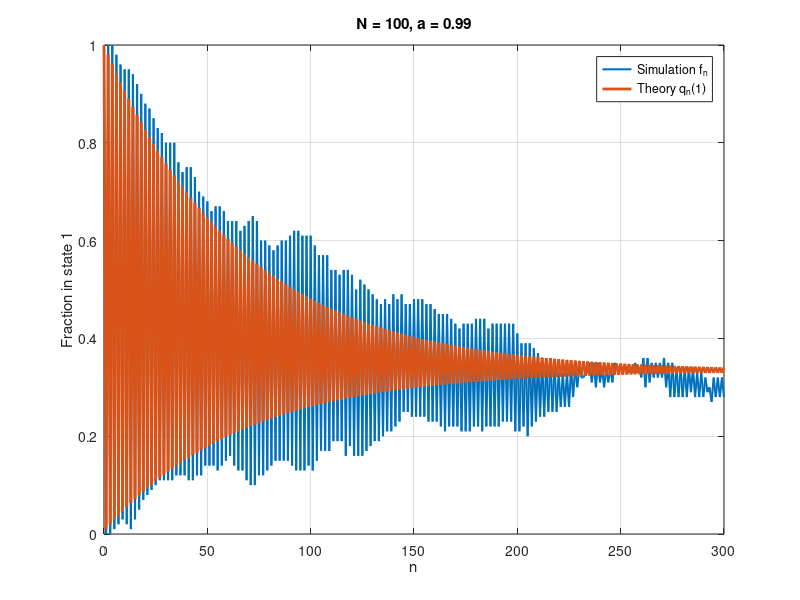
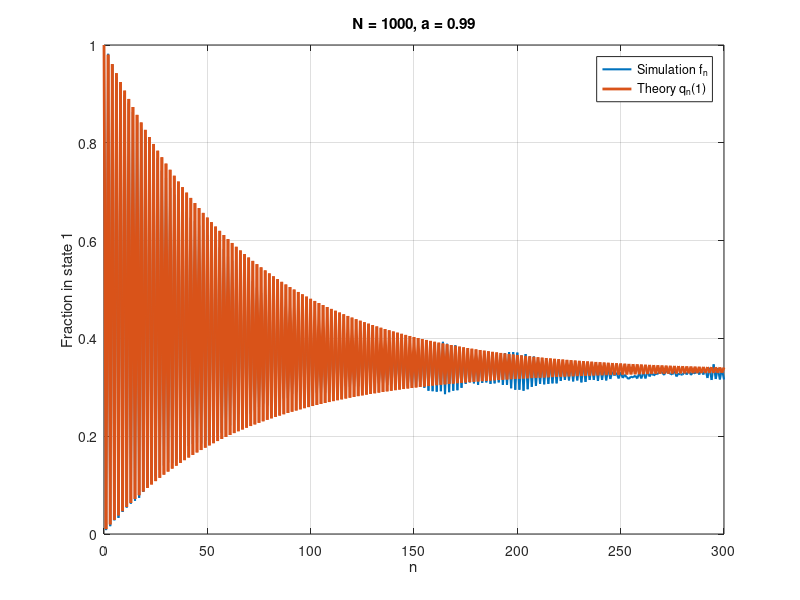
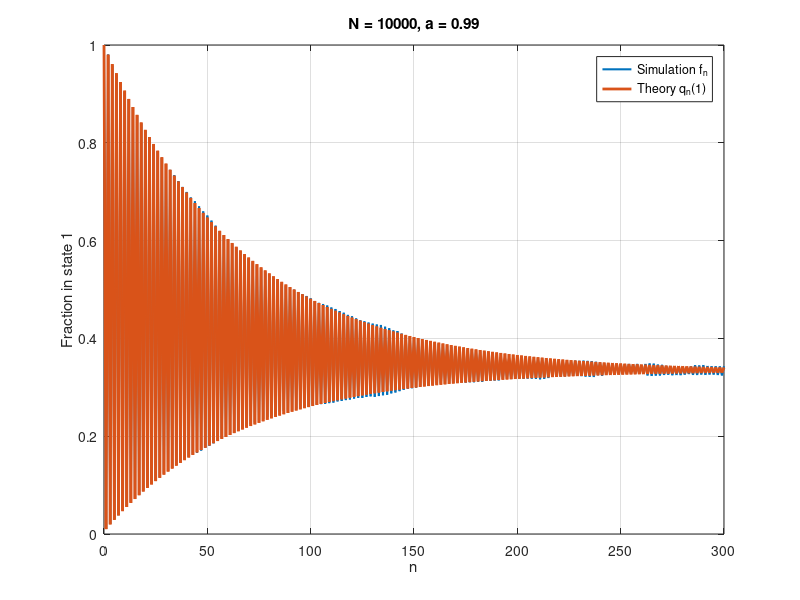

The MATLAB source for these figures, in order:
clear;
clc;
close all;


for i = 2:4

N = 10^i;
nmax = 300;
a = 0.99;

P = [1-a, a, 0;
     a, 0, 1-a;
     0, 1-a, a];

q = [1 ;0; 0];

q = [1;0;0];
q1_theory = zeros(1,nmax+1);
q1_theory(1) = q(1);

for n = 1:nmax
    q = P'*q;
    q1_theory(n+1) = q(1);
end


X = ones(N,1);
f = zeros(1,nmax+1);
f(1) = mean(X==1);

for n = 1:nmax
    r = rand(N,1);
    Xnew = X;

    % state 1
    idx = (X==1);
    Xnew(idx & (r < 1-a)) = 1;
    Xnew(idx & (r >= 1-a)) = 2;

    % state 2
    idx = (X==2);
    Xnew(idx & (r < a)) = 1;
    Xnew(idx & (r >= a)) = 3;

    % state 3
    idx = (X==3);
    Xnew(idx & (r < 1-a)) = 2;
    Xnew(idx & (r >= 1-a)) = 3;

    X = Xnew;
    f(n+1) = mean(X==1);
end

figure;
plot(0:nmax, f, 'LineWidth', 1.5)
hold on
plot(0:nmax, q1_theory, 'LineWidth', 2)
xlabel('n')
ylabel('Fraction in state 1')
legend('Simulation f_n', 'Theory q_n(1)', 'Location', 'best')
title(['N = ', num2str(N), ', a = 0.99'])
grid on


end
